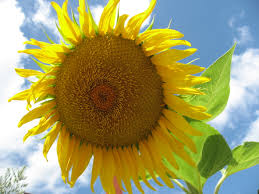
//> input picture sample.jpeg, 259 x 194 px
$ ./simpleTresholding   (built with g++ and OpenCV 4)
//> lines starting //> are read from the running program, lines starting //| are printed output that depends on the picture; after the words box and inside, x2 and y2 are one past the last pixel; in counts of white or black regions, pixels touching at a corner belong together
//g++ simpleTresholding.cpp `pkg-config --libs opencv` -o simpleTresholding

/*
Often grey-level 255 is used instead of binary 1 (so that the resulting image can be rep-
resented using a 8-bit format and displayed/processed in the same manner as the original
grey-scale image).
The most efficient means of implementing this operation (which can often be done in
hardware) is to use a lookup table.
*/

#include "opencv2/highgui/highgui.hpp"
#include "opencv2/imgproc/imgproc.hpp"

using namespace cv;

int main(void)
{
	Mat original = imread("sample.jpeg");
//> original is the input picture: 194 rows x 259 cols, CV_8UC3; mean B, G, R 100, 157.5, 161
	Mat gray;
	vector<Mat> binary(5);
	namedWindow("binary image", WINDOW_AUTOSIZE);
	cvtColor(original, gray, CV_BGR2GRAY);
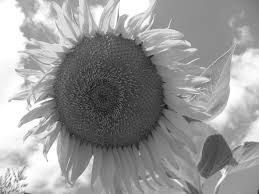
//> gray: 194 rows x 259 cols, CV_8UC1; min 17, max 255, mean 152
	for(int i=0; i <5; i++)
	{
		threshold(gray, binary[i], 255-i*50, 255, THRESH_BINARY);
		imshow("binary image", binary[i]);
		waitKey(0);
	}
//> this loop made 5 passes
//> pass 2, `imshow("binary image", binary[i]);`:
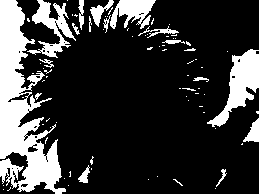
//> window 'binary image': 194 rows x 259 cols, CV_8UC1; 21.6% white; 82 white regions (63 under 20 px), largest, box (x1, y1, x2, y2) and area: (0, 0, 66, 194) 6040, (207, 49, 259, 127) 1580, (27, 0, 76, 58) 1042
}

//at each press to a random key on keyboard, threshold value changes so does the
//output image displayed
